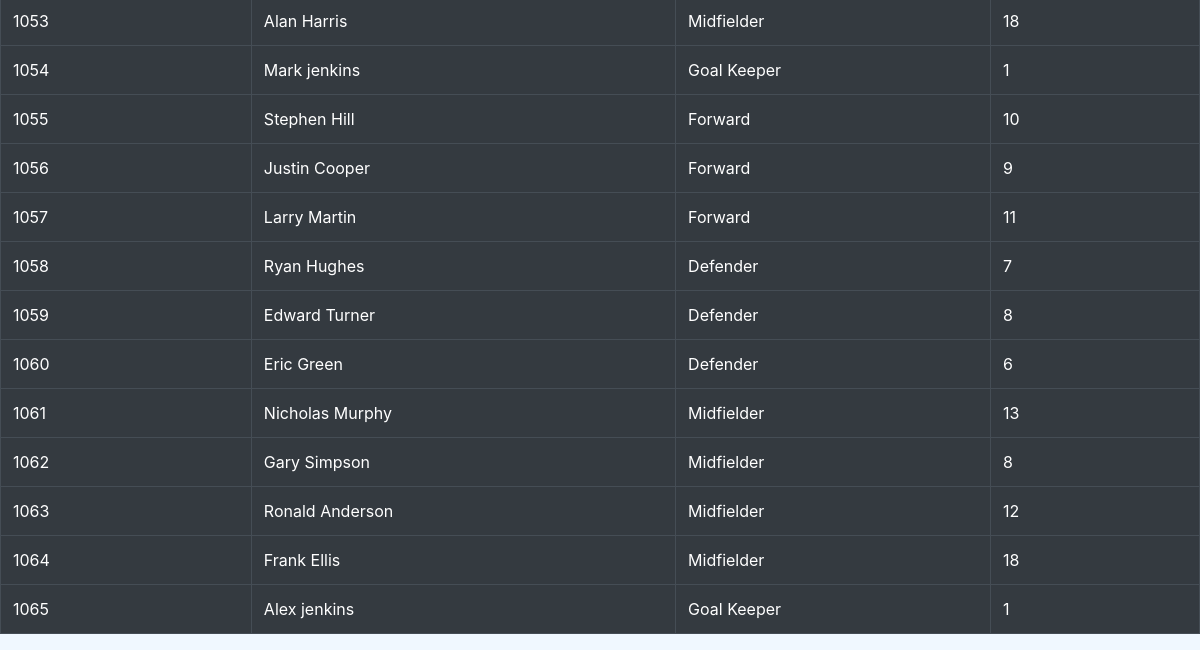
Page /players/ (lower part) on the earlier database version.
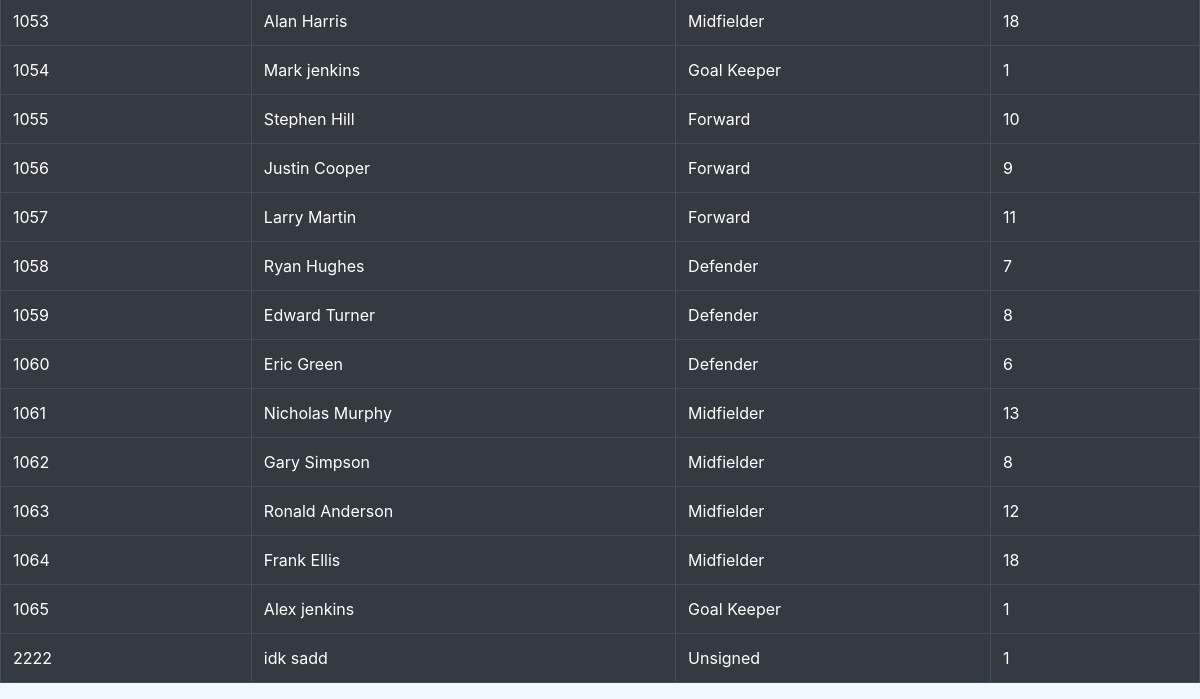
Same page on the later database version.
### player/models.py (models this page shows, shortened)
class Player(models.Model):
    pID = models.PositiveIntegerField(unique=True,validators=[MinValueValidator(1000)])
    fName = models.CharField(max_length=100)
    lName = models.CharField(max_length=100)
    height = models.DecimalField(max_digits=5, decimal_places=2,validators=[MinValueValidator(120)])
    weight = models.DecimalField(max_digits=5, decimal_places=2,validators=[MinValueValidator(50)])
    num = models.PositiveIntegerField(validators=[MinValueValidator(1), MaxValueValidator(100)])
    position = models.CharField(max_length=20, default="Unsigned")

### player/views.py (the view)
# urls.py: path('', views.show_players, name = 'show_players'),
def show_players(request):
    context = {}
    context["all_players"] = Player.objects.all()
    return render(request, "player/view_players.html",context)

### player/templates/player/view_players.html (shortened to what this page needs)
{% extends "base.html" %}
{% block content %}
    <table class="table table-bordered table-dark">
        {% for p in all_players %}
        <tr>
        <td>{{p.pID}}</td>
        <td>{{p.fName}} {{p.lName}}</td>
        <td>{{p.position}}</td>
        <td>{{p.num}}</td>
        </tr>
        {% endfor %}
    </table>
{% endblock content %}

Differences in the rows shown:
added Player: pID "2222", fName "idk", lName "sadd", position "Unsigned", num "1"
